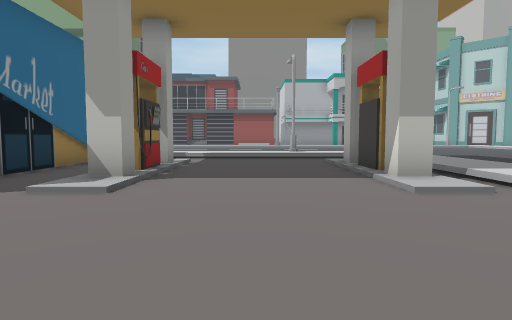
view 1 (above)

24 first-person views from a walk through a scene from a Unity 3-D project. The camera is 1.3 m above the floor, tilts 4° down and sees 75° across. The floor is counted in squares, 2 m on a side. Each view is taken from the middle of a square. On the plan, view 1 faces up. The plan holds only what a view shows up to about 10 squares ahead; the rest is blank. The place goes on beyond the plan. Some animated figures are not drawn.

view 2
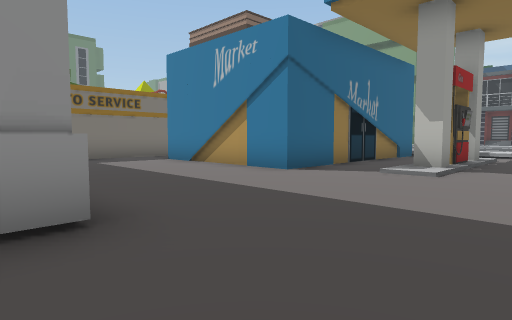

view 3
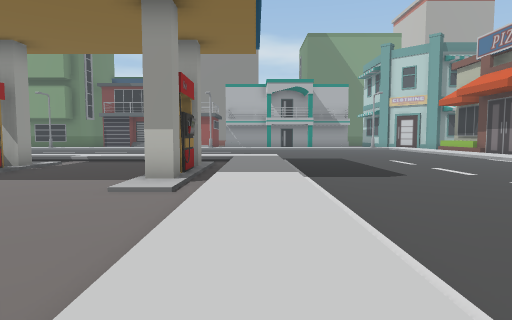

view 4
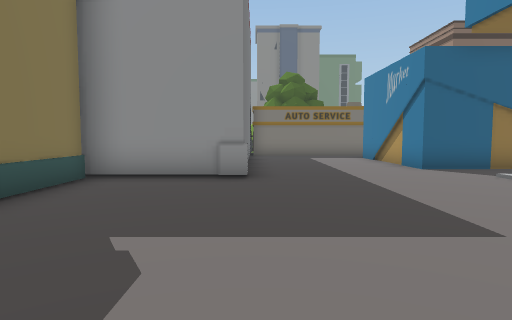

view 5
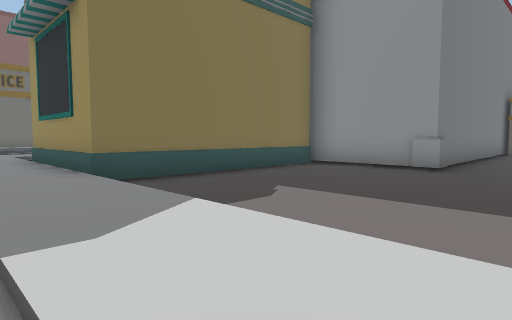

view 6
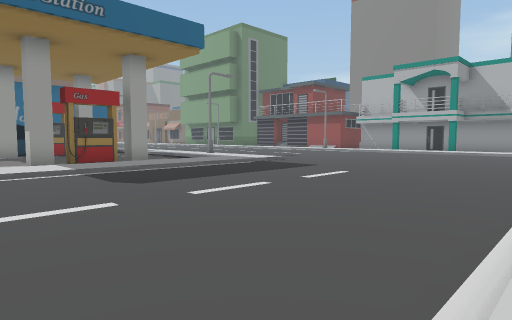

view 7
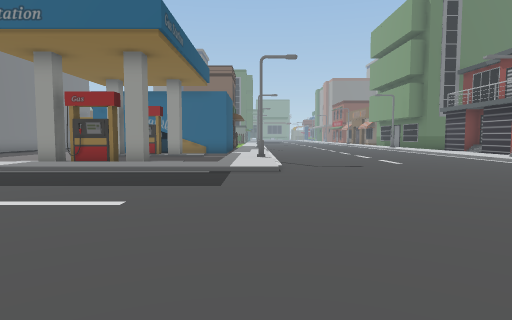

view 8
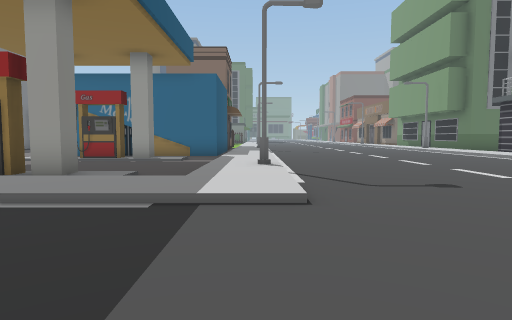

view 9
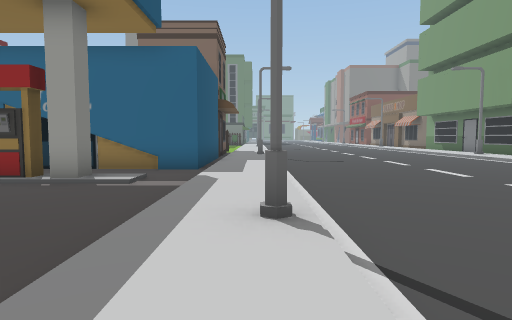

view 10
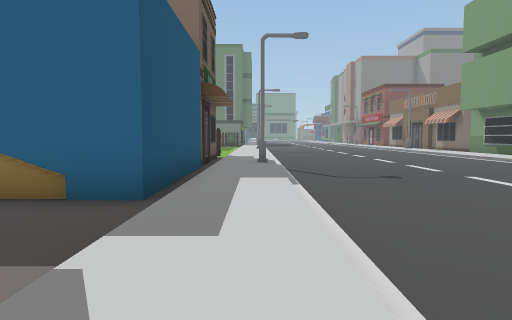

view 11
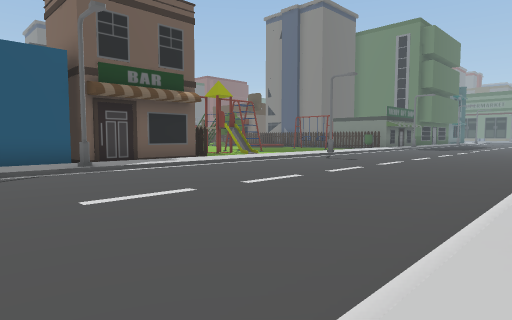

view 12
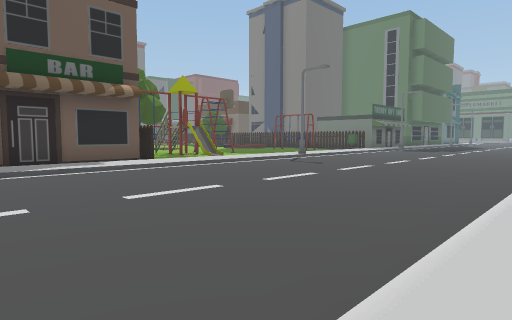

view 13
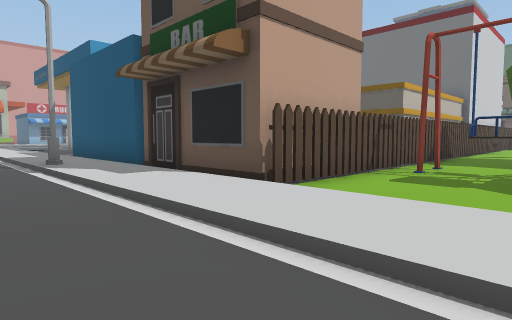

view 14
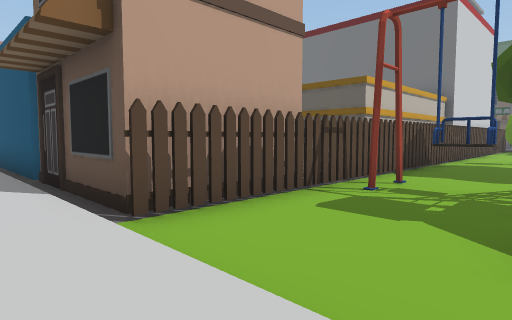

view 15
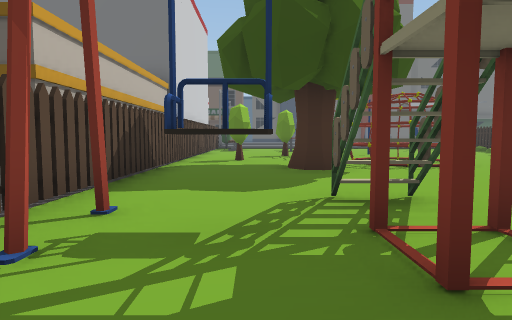

view 16
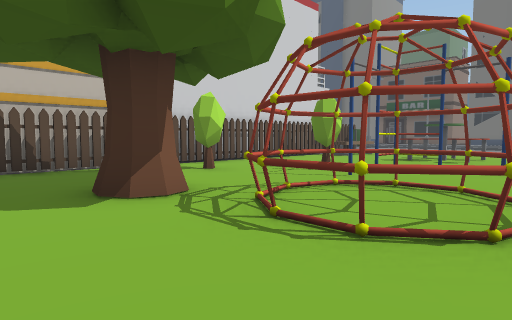

view 17
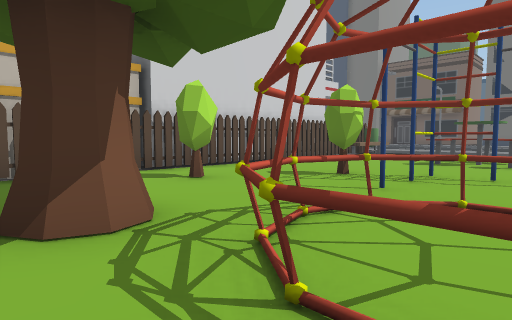

view 18
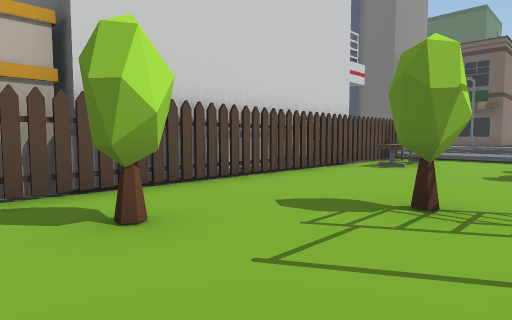

view 19
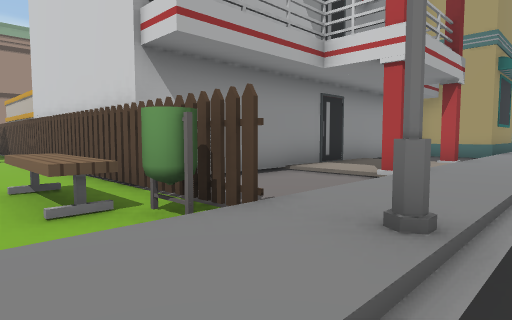

view 20
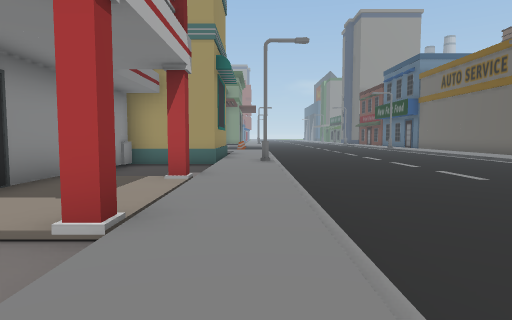

view 21
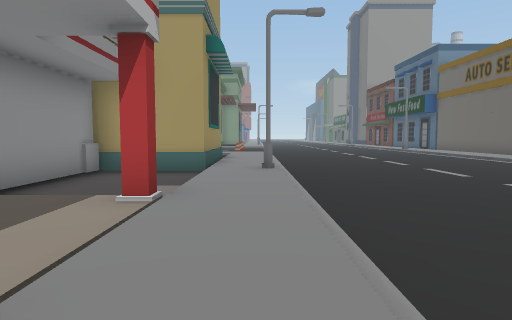

view 22
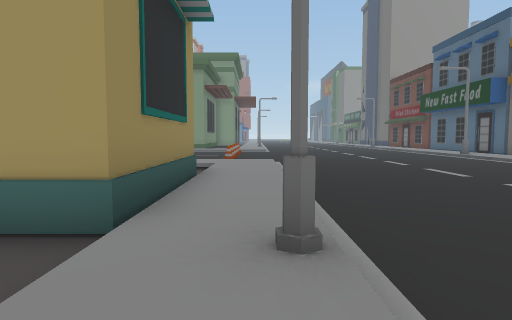

view 23
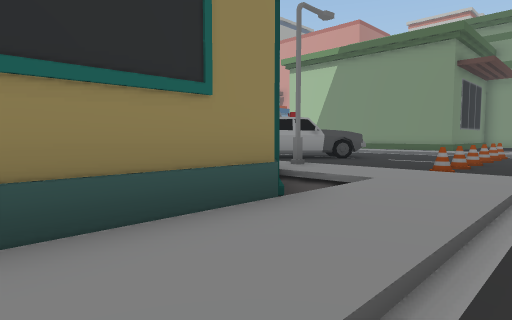

view 24
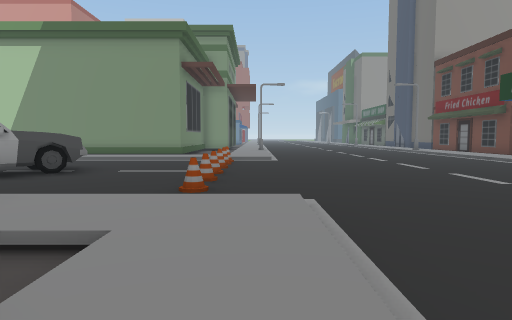

### Floor plan
Key: @ floor where view 1 was taken; # wall or solid block; x gap in a wall; . main floor; : floor 0.25 m higher than the main floor; / step, stairs or slope; = window, fence, low wall or low ledge; ^ raised ledge; B building; S streetlight; T tree; C cone; O other object.
Columns run from 20 left of view 1 to 12 right of it. Each row starts with its distance up from view 1.
 19         :::::::
 18   ..............  ..  ..
 17  .................... ....
 16  ..........................
 15   ..........................
 14    ............................
 13     ............................
 12     ............................
 11     :::::::S/::::::::S:::.......:
 10     ////////////////////:.......
  9     ...O########../.../.:.......
  8      ..O#      #..:...#.:.......
  7     #..O       #..#.../.:.......:
  6    ##^#O       #..x...#.:.......:
  5    .^.#O       #..#...#.:.......:
  4   .....OBB   ###../.../.:.......:
  3 .......O B .##..........:.......:
  2 .......OB ..............:...
  1 .##.T..OB ..............:..
  0 =.#....OB    .......@...:.
 -1 .##..OOO#    ...........:.
 -2  ......O     #####......:.
 -3  ..#O..O         #......:.
 -4  #.....O         #......:
 -5   .....O         #######: ##
 -6   O....O         ##    #: .## ..
 -7   .O..OO ##########    #:...#...
 -8   OO..OO...:::/...#   ##S.......
 -9   ....OO...:::#...##==#.:.......
-10    ////O///#////////////:.CCCCCO
-11     :::S:::::::::S:::::::.......
-12      ...........................
-13           ......................
-14            .....................
-15              ...................
-16               ............ .....
-17                ...... ....  ....
-18                  ....   ..    ..

Positions as (right, up) in squares from view 1, and headings:
1: (0, 0), facing up
2: (0, -2), facing up-left
3: (4, -1), facing up
4: (4, -1), facing left
5: (5, 1), facing down-left
6: (12, 3), facing up-left
7: (12, 11), facing left
8: (8, 11), facing left
9: (4, 11), facing left
10: (0, 11), facing left
11: (-6, 19), facing down-left
12: (-8, 19), facing down-left
13: (-16, 13), facing down-right
14: (-16, 11), facing down-right
15: (-15, 8), facing down
16: (-20, 3), facing down-right
17: (-19, 2), facing down-right
18: (-17, 0), facing down-right
19: (-15, -12), facing up-right
20: (-12, -11), facing right
21: (-10, -11), facing right
22: (-5, -11), facing right
23: (-1, -12), facing up-right
24: (1, -11), facing right
